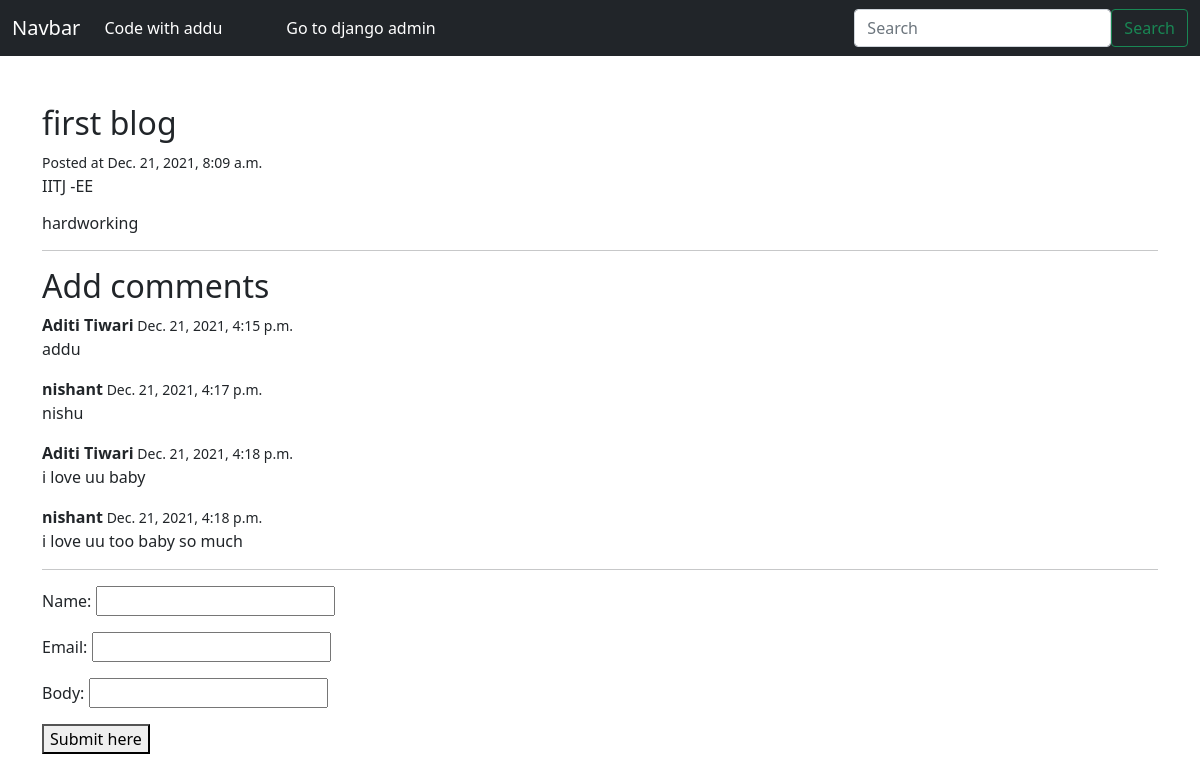
The page /aditi12_3/ on the database its author committed.
### blogapp/models.py (models this page shows)
class Post(models.Model):
    title = models.CharField(max_length=200)
    slug = models.SlugField()
    intro = models.TextField()
    body = models.TextField()
    Date_added = models.DateTimeField(auto_now_add=True)

class Comment(models.Model):
    post = models.ForeignKey(Post, related_name='comments', on_delete=models.CASCADE)
    name = models.CharField(max_length=200)
    email = models.EmailField()
    body = models.CharField(max_length=200)
    Date_added = models.DateTimeField(auto_now_add=True)

### blogapp/views.py (the view)
# urls.py: path('<slug:slug>/', post_detail, name='post_detail'),
def post_detail(request, slug):
    post = Post.objects.get(slug=slug)
    if request.method == 'POST':
        form = CommentForm(request.POST)
        if form.is_valid():
            comment = form.save(commit=False)
            comment.post = post
            comment.save()
            return redirect('post_detail',slug=post.slug)
    else:
        form = CommentForm()
    return render(request, 'blogapp/post_detail.html', {'post': post, 'form':form})

### blogapp/forms.py
class CommentForm(forms.ModelForm):
    class Meta:
        model = Comment
        fields = ['name', 'email', 'body']

### blogapp/templates/blogapp/post_detail.html (shortened to what this page needs)
{% extends 'blogapp/base.html' %}
{% block content %}
           <h2 class="subtitle">{{ post.title }}</h2>
           <small>Posted at {{ post.Date_added }}</small>
           <p>{{ post.intro }}</p>
           <h6>{{ post.body }}</h6>
           <hr>
           <h2 class="subtitle">
               Add comments
           </h2>
           {% for comment in post.comments.all %}
              <article class="media">
                  <div class="media_content">
                      <div class="content">
                          <p>
                              <strong>{{ comment.name }}</strong><small> {{ comment.Date_added }}</small>
                              <br>
                              {{ comment.body }}
                            </p>
                      </div>
                  </div>
              </article>
            {% empty %}
               <div class="notification">
                   <p>No comments yet!</p>
               </div>
        {% endfor %}
           <hr>
               <form method="post" action="." >
                   {{ form.as_p }}
                   <div class="field">
                       <div class="control">
                           <button class="button is-success">Submit here</button>
                       </div>
                   </div>
                </form>
{% endblock %}

### blogapp/templates/blogapp/base.html (shortened to what this page needs)
<!DOCTYPE html>
<html lang="en">
<head>
    <link href="https://cdn.jsdelivr.net/npm/bootstrap@5.1.3/dist/css/bootstrap.min.css" rel="stylesheet">
</head>
<body>
    <nav class="navbar navbar-expand-lg navbar-dark bg-dark">
        <div class="container-fluid">
          <a class="navbar-brand" href="#">Navbar</a>
          <div class="collapse navbar-collapse" id="navbarSupportedContent">
            <ul class="navbar-nav me-auto mb-2 mb-lg-0">
              <li class="nav-item">
                <a class="nav-link active" aria-current="page" href="/">Code with addu</a>
              </li>
              <li class="nav-item">
                <a class="nav-link active mx-5" href="/admin" target="_blank">Go to django admin</a>
              </li>
            </ul>
            <form class="d-flex">
              <input class="form-control" type="search" placeholder="Search" aria-label="Search">
              <button class="btn btn-outline-success my-200" type="submit">Search</button>
            </form>
          </div>
        </div>
      </nav>
    <section class="section">
        <div class="container my-5">
            {% block content %}
            {% endblock %}
        </div>
    </section>
</body>
</html>

### rows shown on the page
Post: title "first blog", Date_added "Dec. 21, 2021, 8:09 a.m.", intro "IITJ -EE", body "hardworking"
Comment: name "Aditi Tiwari", Date_added "Dec. 21, 2021, 4:15 p.m.", body "addu"
Comment: name "nishant", Date_added "Dec. 21, 2021, 4:17 p.m.", body "nishu"
Comment: name "Aditi Tiwari", Date_added "Dec. 21, 2021, 4:18 p.m.", body "i love uu baby"
Comment: name "nishant", Date_added "Dec. 21, 2021, 4:18 p.m.", body "i love uu too baby so much"
